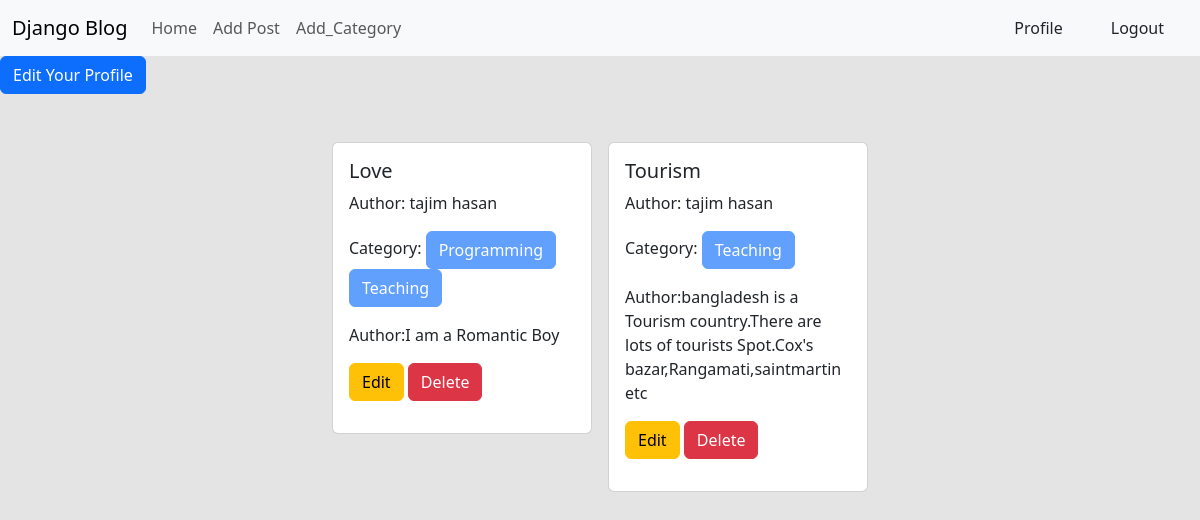
The page /Profile/ (signed in) on the database its author committed.
### posts/models.py (models this page shows, shortened)
class Post(models.Model):
    title=models.CharField(max_length=50)
    content=models.TextField()
    category=models.ManyToManyField(Category)
    author=models.ForeignKey(User,on_delete=models.CASCADE)
    image = models.ImageField(upload_to='posts/media/uploads/', blank = True, null = True)

### categories/models.py (models this page shows, shortened)
class Category(models.Model):
    name=models.CharField(max_length=100)
    slug=models.SlugField(max_length=100,unique=True,null=True,blank=True)

### author/views.py (the view)
# urls.py: path('Profile/',views.Profile,name='Profile'),
@login_required
def Profile(request):
    data=Post.objects.filter(author=request.user)
    return render(request,'Profile.html',{'data':data})

### author/templates/Profile.html
{% extends "base.html" %}
{% block content %}
{% load crispy_forms_tags %}
<a class="btn btn-primary" href="{% url 'edit_profile'%}">Edit Your Profile</a>
<div class="d-flex d-wrap justify-content-center pt-5 mx-5">
    {% for post in data %}
    <div class="col-sm-3 ">
      <div class="card mx-2">
        <div class="card-body">
          <h5 class="card-title">{{post.title}}</h5>
          <p> Author: {{post.author.first_name}} {{post.author.last_name}}
          <p> Category:
            {% for cat in post.category.all%}
           <button class='btn btn-primary' disabled> {{cat.name}}</button>
            {% endfor%}
            <p> Author:{{post.content}}
              <p>
              <a href="{% url 'edit_Post' post.id %}" class='btn btn-warning' >Edit</a>
              <a href="{% url 'delete_Post' post.id %}" class='btn btn-danger' >Delete</a>
              </p>
        </div>
      </div>
    </div>
    {% endfor %}
  </div>
{% endblock %}

### rows shown on the page
Post: title "Love", author.first_name "tajim", author.last_name "hasan", content "I am a Romantic Boy"
Category: name "Programming"
Category: name "Teaching"
Post: title "Tourism", author.first_name "tajim", author.last_name "hasan", content "bangladesh is a Tourism country.There are lots of tourists Spot.Cox's bazar,Rangamati,saintmartin etc"
